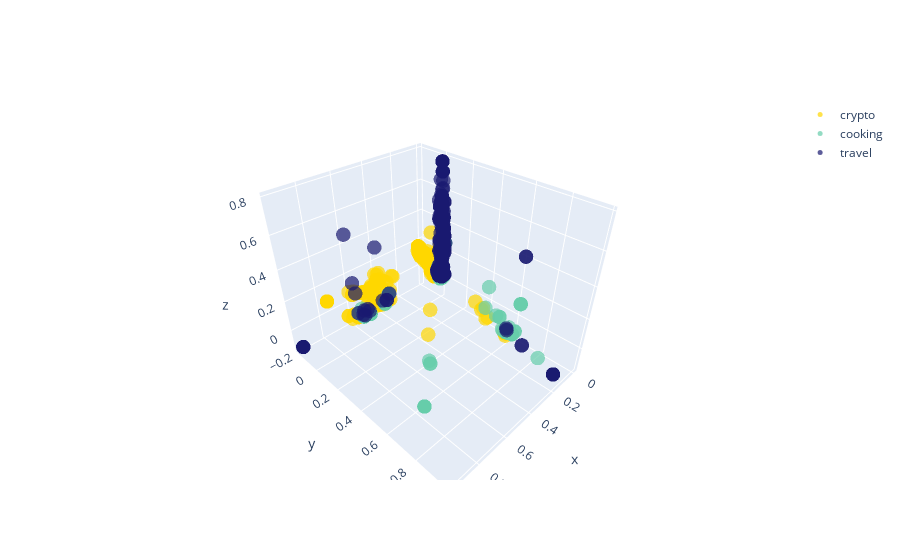
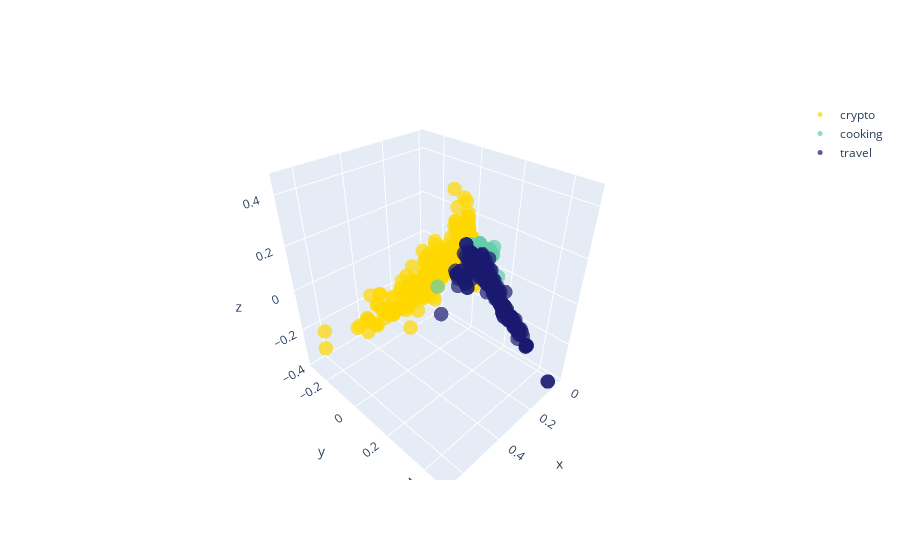

The notebook cell saved with these charts, in order:
### Markdown cell above
Insert here your answer to Question 2

### Code cell
"""
CELL N°5 : TFIDF MATRIX VISUALIZATION
[To do] Apply PCA on both X50 and XFull. Keep the 3 most relevant PCA components (or new features) to reduce
        the dimensionality of the two data matrices. Then, plot the samples in the coordinate space of the 3 most 
        relevant components with the groupVisualization function. 
"""

import plotly as py
import plotly.graph_objs as go
from plotly.offline import init_notebook_mode, iplot
init_notebook_mode(connected=True)


from sklearn.decomposition import TruncatedSVD

""" -----------------------------------------------------------------------------------------
3D Vizualisation of samples (color depends on the real topic = Ground Truth)
INPUT : 
    - data: intitial data dictionnary
    - X [Mx3]: data coordinates (in low dimensional space) after PCA
    - (lessPoitns=False. If True, Display a random subset of points instead of the entire documents samples.
    You can change it if you observe memory issues with your computer of very slow interractivity with the plot.)
----------------------------------------------------------------------------------------- """ 

def groupVisualization(data, X, lessPoints=True):
    colors      = iter(['gold','mediumaquamarine','midnightblue'])
    all_3dplots = []
    start       = 0
    for label in data: 
        if lessPoints:     # Plot only a random subset of points
            selectedPoints = np.random.choice(len(data[label]['title']), 1000) + start 
        else:              # Display all points 
            selectedPoints = range(start, start+ len(data[label]['title']) )
        temp_cluster3d = go.Scatter3d(
                                x = X[selectedPoints,0],
                                y = X[selectedPoints,1],
                                z = X[selectedPoints,2],
                                mode = 'markers',
                                opacity = 0.7,
                                name = label,
                                marker = dict(
                                            size = 5,
                                            color = next(colors)
                                )
        )
        start += len(data[label]['title'])
        all_3dplots.append(temp_cluster3d)
    fig_3d = go.Figure(data = all_3dplots)
    iplot(fig_3d)
    
#On définie l'outil qu'on utilisera pour tronquer en d 
svd = TruncatedSVD(n_components=3,n_iter=5)
XFullTransf = svd.fit_transform(XFull)
X50Transf = svd.fit_transform(X50)


print('-'*75 + '\n', "Visualization of X50 \n", '-'*75 + '\n')
groupVisualization(data, X50Transf) # We can do better than X50[:,0:3], OH yes we did

print('-'*75 + '\n', "Visualization of XFull \n", '-'*75 + '\n')
groupVisualization(data, XFullTransf) # We can do better than XFull[:,0:3], Oh yes we did

### Figure 1 — Plotly figure (JSON) as saved in the notebook; plotly's stock layout.template omitted (floating-point values rounded to 4 significant figures; data arrays with more than 128 entries replaced by an {"elided": "..."} marker saying what was removed)
{"data": [{"marker": {"color": "gold", "size": 5}, "mode": "markers", "name": "crypto", "opacity": 0.7, "type": "scatter3d", "x": {"elided": "1000 float values"}, "y": {"elided": "1000 float values"}, "z": {"elided": "1000 float values"}}, {"marker": {"color": "mediumaquamarine", "size": 5}, "mode": "markers", "name": "cooking", "opacity": 0.7, "type": "scatter3d", "x": {"elided": "1000 float values"}, "y": {"elided": "1000 float values"}, "z": {"elided": "1000 float values"}}, {"marker": {"color": "midnightblue", "size": 5}, "mode": "markers", "name": "travel", "opacity": 0.7, "type": "scatter3d", "x": {"elided": "1000 float values"}, "y": {"elided": "1000 float values"}, "z": {"elided": "1000 float values"}}], "layout": {}}

### Figure 2 — Plotly figure (JSON) as saved in the notebook; plotly's stock layout.template omitted (floating-point values rounded to 4 significant figures; data arrays with more than 128 entries replaced by an {"elided": "..."} marker saying what was removed)
{"data": [{"marker": {"color": "gold", "size": 5}, "mode": "markers", "name": "crypto", "opacity": 0.7, "type": "scatter3d", "x": {"elided": "1000 float values"}, "y": {"elided": "1000 float values"}, "z": {"elided": "1000 float values"}}, {"marker": {"color": "mediumaquamarine", "size": 5}, "mode": "markers", "name": "cooking", "opacity": 0.7, "type": "scatter3d", "x": {"elided": "1000 float values"}, "y": {"elided": "1000 float values"}, "z": {"elided": "1000 float values"}}, {"marker": {"color": "midnightblue", "size": 5}, "mode": "markers", "name": "travel", "opacity": 0.7, "type": "scatter3d", "x": {"elided": "1000 float values"}, "y": {"elided": "1000 float values"}, "z": {"elided": "1000 float values"}}], "layout": {}}
